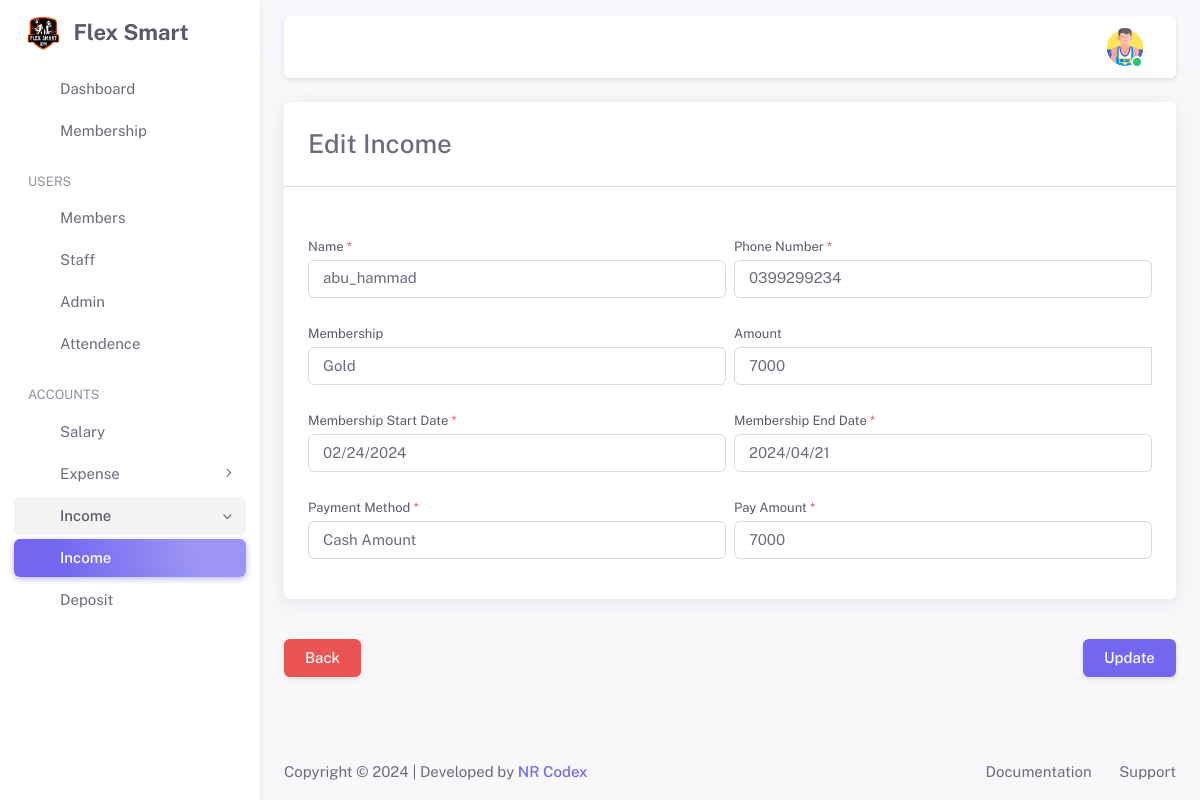
Screenshot of /admin/income-edit.php?income_edit_id=22 (signed in) with the database file from the repository.
### tables this page shows
CREATE TABLE `users_detail` (
  `users_detail_id` int(11) NOT NULL,
  `registration_num` int(11) DEFAULT NULL,
  `full_name` varchar(100) DEFAULT NULL,
  `Phone` varchar(50) DEFAULT NULL,
  `address` varchar(100) DEFAULT NULL,
  `gender` varchar(50) DEFAULT NULL,
  `age` int(11) DEFAULT NULL,
  `city` varchar(50) DEFAULT NULL,
  `country` varchar(50) DEFAULT NULL,
  `image` varchar(255) DEFAULT NULL,
  `membership_id` int(11) DEFAULT NULL,
  `admission_fees` varchar(50) DEFAULT NULL,
  `monthly_fees` varchar(50) DEFAULT NULL,
  `salary` varchar(100) DEFAULT NULL,
  `joining_date` varchar(50) DEFAULT NULL,
  `end_date` varchar(50) DEFAULT NULL,
  `start_timing` varchar(100) DEFAULT NULL,
  `end_timing` varchar(100) DEFAULT NULL,
  `login_time` datetime DEFAULT NULL,
  `logout_time` datetime DEFAULT NULL,
  `created_by` varchar(100) DEFAULT NULL,
  `created_date` varchar(100) DEFAULT NULL,
  `updated_by` varchar(100) DEFAULT NULL,
  `updated_date` varchar(100) DEFAULT NULL
);

CREATE TABLE `users` (
  `user_id` int(11) NOT NULL,
  `username` varchar(100) DEFAULT NULL,
  `email` varchar(100) DEFAULT NULL,
  `password` varchar(255) DEFAULT NULL,
  `role_id` int(11) DEFAULT NULL,
  `token` varchar(255) DEFAULT NULL,
  `status` varchar(50) DEFAULT NULL,
  `users_detail_id` int(11) DEFAULT NULL,
  `created_by` varchar(100) DEFAULT NULL,
  `created_date` varchar(100) DEFAULT NULL,
  `updated_by` varchar(100) DEFAULT NULL,
  `updated_date` varchar(100) DEFAULT NULL
);

CREATE TABLE `membership` (
  `membership_id` int(11) NOT NULL,
  `membership_name` varchar(100) DEFAULT NULL,
  `membership_amount` varchar(100) DEFAULT NULL,
  `validation_days` int(11) DEFAULT NULL,
  `created_by` varchar(100) DEFAULT NULL,
  `created_date` varchar(100) DEFAULT NULL,
  `updated_by` varchar(100) DEFAULT NULL,
  `updated_date` varchar(100) DEFAULT NULL
);

CREATE TABLE `membership_details` (
  `id` int(11) NOT NULL,
  `user_id` int(11) DEFAULT NULL,
  `membership_id` int(11) DEFAULT NULL,
  `membership_start_date` varchar(100) DEFAULT NULL,
  `membership_end_date` varchar(100) DEFAULT NULL,
  `created_by` varchar(100) DEFAULT NULL,
  `created_date` varchar(100) DEFAULT NULL,
  `updated_by` varchar(100) DEFAULT NULL,
  `updated_date` varchar(100) DEFAULT NULL
);

CREATE TABLE `income` (
  `income_id` int(11) NOT NULL,
  `user_id` int(11) DEFAULT NULL,
  `pay_fees` varchar(100) DEFAULT NULL,
  `pay_fees_date` varchar(100) DEFAULT NULL,
  `remaining_fees` varchar(100) DEFAULT NULL,
  `remaining_fees_date` varchar(100) DEFAULT NULL,
  `payment_method` varchar(100) DEFAULT NULL,
  `trx_image` varchar(255) DEFAULT NULL,
  `status` varchar(100) DEFAULT NULL,
  `created_by` varchar(100) DEFAULT NULL,
  `created_date` varchar(100) DEFAULT NULL,
  `updated_by` varchar(100) DEFAULT NULL,
  `updated_date` varchar(100) DEFAULT NULL
);

### admin/income-edit.php (the view, shortened to what this page needs)
<?php
include_once ('../includes/functions.php');
include_once ('./inc/header.php');
include_once ('./inc/sidebar.php');
include_once ('./inc/navbar.php');
if (isset($_GET['income_edit_id'])) {
    $edit_expense_id = mysqli_real_escape_string($conn, $_GET['income_edit_id']);
    $sql = "SELECT income_id, users.user_id, users.username, users_detail.Phone,
    membership.membership_id, membership.membership_name, membership.membership_amount,
    income.pay_fees, income.remaining_fees, income.pay_fees_date, income.payment_method,
    membership_details.membership_start_date, membership_details.membership_end_date
    FROM `income`
    LEFT JOIN users ON users.user_id = income.user_id
    LEFT JOIN users_detail ON users_detail.users_detail_id = users.users_detail_id
    LEFT JOIN membership ON membership.membership_id = users_detail.membership_id
    LEFT JOIN membership_details ON membership_details.user_id = users.user_id
    WHERE income_id = '$edit_expense_id'";
    $result = mysqli_query($conn, $sql);
    $check = mysqli_num_rows($result);
    if ($check > 0) {
        $fetch_expense = mysqli_fetch_assoc($result);
        ?>
        <div class="container-xxl flex-grow-1 container-p-y">
            <div class="row">
                <form action="" method="POST" id="add_income_form" enctype="multipart/form-data">
                    <div class="col-lg-12">
                        <div class="card mb-4">
                            <h3 class="card-header">Edit Income</h3>
                            <hr class="my-4 mt-0">
                            <div class="card-body">
                                <div class="row g-2">
                                    <div class="col-md-6 col-12 mb-3">
                                        <label for="income_name" class="form-label">Name
                                            <span class="text-danger">*</span>
                                        </label>
                                        <div class="input-group">
                                            <select id="income_name" name="user_id" class="form-control" onchange="amount()">
                                                <option value="<?= $fetch_expense['user_id']; ?>">
                                                    <?= $fetch_expense['username']; ?></option>
                                            </select>
                                        </div>
                                    </div>
                                    <div class="col-md-6 col-12 mb-3">
                                        <label for="income_phone" class="form-label">Phone Number
                                            <span class="text-danger">*</span>
                                        </label>
                                        <div class="input-group">
                                            <select id="income_phone" class="form-control">
                                                <option value="<?= $fetch_expense['Phone']; ?>"><?= $fetch_expense['Phone']; ?>
                                                </option>
                                            </select>
                                        </div>
                                    </div>
                                    <div class="col-md-6 col-12 mb-3">
                                        <label for="membership" class="form-label">Membership</label>
                                        <div class="input-group">
                                            <select id="membership" name="membership_id" class="form-control">
                                                <option value="<?= $fetch_expense['membership_id']; ?>">
                                                    <?= $fetch_expense['membership_name']; ?></option>
                                            </select>
                                        </div>
                                    </div>
                                    <div class="col-md-6 col-12 mb-3">
                                        <label for="country" class="form-label">Amount</label>
                                        <div class="input-group">
                                            <select id="amount" name="total_amount" class="form-control">
                                                <option value="<?= $fetch_expense['membership_amount']; ?>">
                                                    <?= $fetch_expense['membership_amount']; ?></option>
                                            </select>
                                        </div>
                                    </div>
                                    <div class="col-md-6 col-12 mb-3">
                                        <label for="monthly_date" class="form-label">Membership Start Date
                                            <span class="text-danger">*</span>
                                        </label>
                                        <input type="date" readonly id="monthly_date" name="membership_start_date"
                                            class="form-control" placeholder="<?= date('Y-m-d'); ?>"
                                            value="<?= $fetch_expense['membership_start_date']; ?>">
                                    </div>
                                    <div class="col-md-6 col-12 mb-3">
                                        <label for="membership_end" class="form-label">Membership End Date
                                            <span class="text-danger">*</span>
                                        </label>
                                        <select id="membership_end" name="membership_end" class="form-control">
                                            <option value="<?= $fetch_expense['membership_end_date']; ?>">
                                                <?= $fetch_expense['membership_end_date']; ?></option>
                                        </select>
                                    </div>
                                    <div class="col-md-6 col-12 mb-3">
                                        <label for="payment_method" class="form-label">Payment Method
                                            <span class="text-danger">*</span>
                                        </label>
                                        <div class="input-group">
                                            <select id="payment_method" name="payment_method" class="form-control"
                                                onchange="toggleFields()">
                                                <option value="Cash" <?php if ($fetch_expense['payment_method'] == 'Cash')
                                                    echo 'selected'; ?>>Cash Amount</option>
                                            </select>
                                        </div>
                                    </div>
                                    <div class="col-md-6 col-12 mb-3">
                                        <label for="pay_fees" class="form-label">Pay Amount
                                            <span class="text-danger">*</span>
                                        </label>
                                        <input type="text" id="pay_fees" readonly name="pay_fees" placeholder="3000"
                                            class="form-control" value="<?= $fetch_expense['pay_fees']; ?>">
                                    </div>
                                </div>
                            </div>
                        </div>
                    </div>
                    <div class="row mt-3">
                        <div class="col-md-6 col-6 text-start">
                            <a type="button" href="income-details" class="btn btn-danger text-white">Back</a>
                        </div>
                        <div class="col-md-6 col-6 text-end">
                            <button type="submit" class="btn btn-primary" name="save_expense">Update</button>
                        </div>
                    </div>
                </form>
            </div>
        </div>
        <?php
    } else {
        echo '<div id="successAlert" class="alert alert-success alert-dismissible fade show" role="alert">
                    <strong>Warning!</strong> Data not get from database.
                    <button type="button" class="btn-close" data-bs-dismiss="alert" aria-label="Close"></button>
                </div>';
    }
}
?>
<?php
include_once ('./inc/footer.php');
?>

### admin/inc/navbar.php (shortened to what this page needs)
<?php
include_once('../includes/config.php');
$user_select = "SELECT users_detail.full_name, users_detail.image, role.name as role
FROM users
INNER JOIN users_detail ON users_detail.users_detail_id = users.users_detail_id
LEFT JOIN role ON role.role_id = users.role_id
WHERE users.user_id = '{$_SESSION['UID']}'
";
$result = mysqli_query($conn, $user_select);
while ($row = mysqli_fetch_assoc($result)) {
?>
    <div class="layout-page">
        <nav class="layout-navbar container-xxl navbar navbar-expand-xl navbar-detached align-items-center bg-navbar-theme" id="layout-navbar">
            <div class="navbar-nav-right d-flex align-items-center" id="navbar-collapse">
                <ul class="navbar-nav flex-row align-items-center ms-auto">
                    <li class="nav-item navbar-dropdown dropdown-user dropdown">
                        <a class="nav-link dropdown-toggle hide-arrow" href="javascript:void(0);" data-bs-toggle="dropdown">
                            <div class="avatar avatar-online">
                                <img src="<?php if (empty($row['image'])) {
                                                echo "../media/images/admin-profile.png";
                                            } else {
                                                echo '../media/images/' . $row['image'];
                                            } ?>" alt class="h-auto rounded-circle">
                            </div>
                        </a>
                    </li>
                </ul>
            </div>
        </nav>
    <?php
}
    ?>
    <div class="content-wrapper">

### assets/css/demo.css (style rules this page uses)
.layout-navbar-fixed .layout-wrapper:not(.layout-without-menu) .layout-page { padding-top: 64px !important; }
.layout-navbar-fixed .layout-wrapper:not(.layout-horizontal):not(.layout-without-menu) .layout-page { padding-top: 78px !important; }

### rows the page displays
users_detail: image (picture)
users: user_id "abu_hammad"
users_detail: Phone "0399299234"
membership: membership_id "Gold", total_amount "7000"
membership_details: membership_start_date "02/24/2024", membership_end "2024/04/21"
income: payment_method "Cash Amount", pay_fees "7000"
